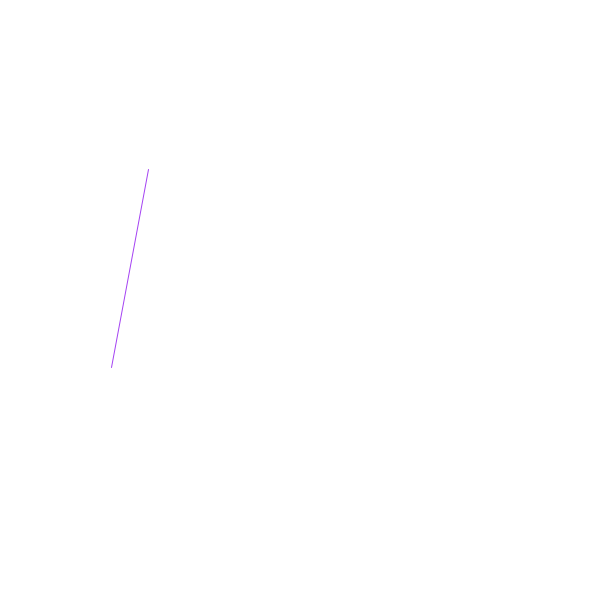
Frame 1 (no input)
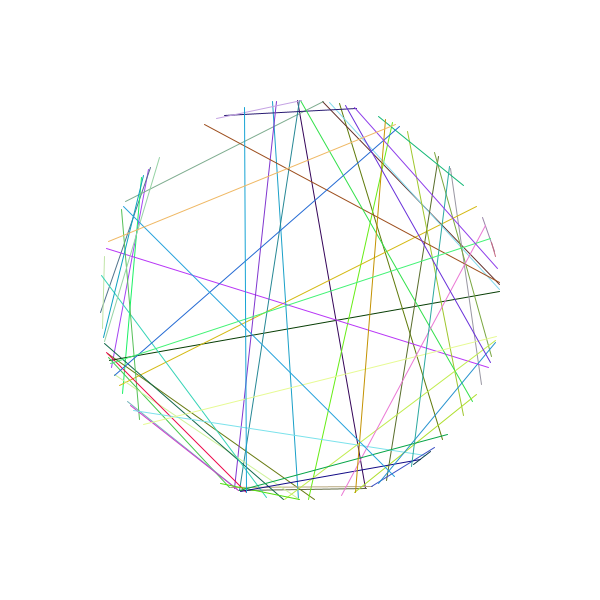
Frame 60 (the mouse pressed at the canvas centre just before this capture)
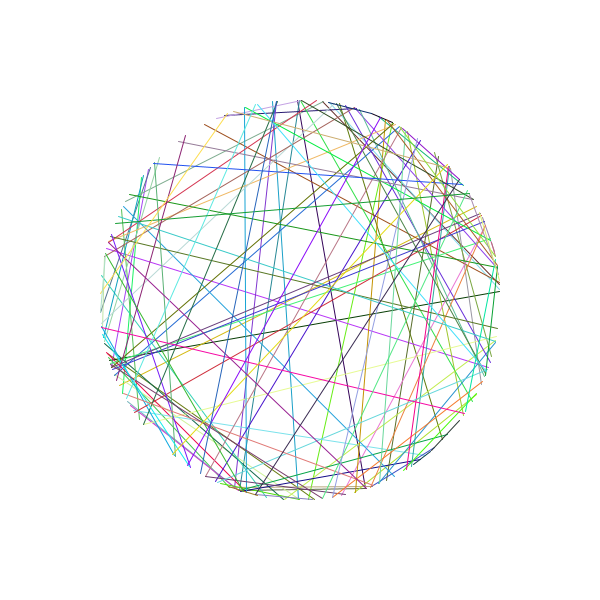
Frame 120 (the mouse held since frame 60 and released just before this capture)

The Processing sketch that drew these frames (run headless with seeded random() and noise(); from frame 60 on, the mouse is pressed at the canvas centre):

// Processing sketch: processing_69973
// ── processing_69973.pde

int rad = 200;

void setup() {
  size(600, 600);
  background(255);
}

void draw() {
  translate(width/2, height/2);

  stroke(random(255), random(255), random(255));

  float angle1 = random(255);
  float angle2 = random(255);
  //converting radians to degrees
  float x1 = sin(angle1) * rad;
  float y1 = cos (angle1) * rad;
  float x2 = sin(angle2) * rad;
  float y2 = cos (angle2) * rad;
  strokeWeight(1);
  line(x1, y1, x2, y2);
}
